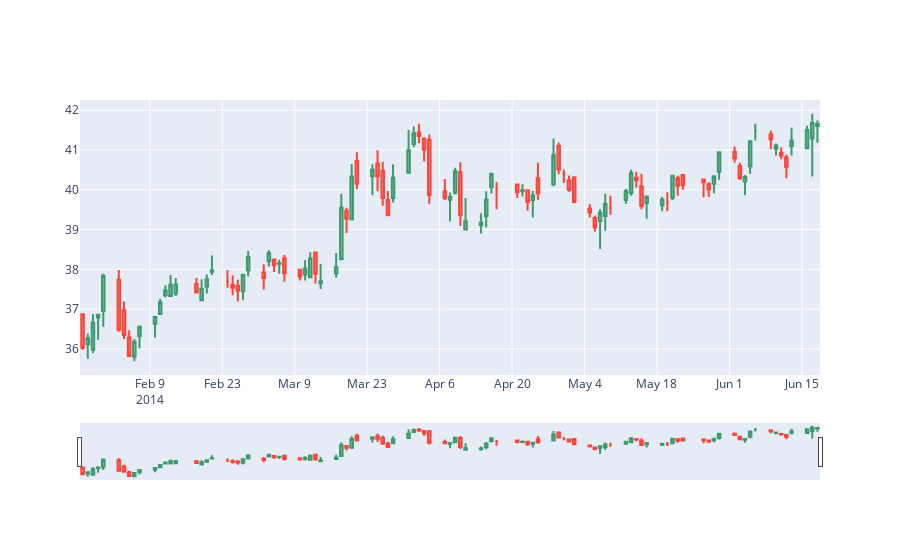

The notebook cell saved with this chart:
### Code cell
# Viewing short window
w_start = 100
w_size = 100
sd = msft[w_start:w_start+w_size]
fig = go.Figure(data = go.Candlestick(x=sd.index,
                                      open = sd['Open'],
                                      high = sd['High'],
                                     low = sd['Low'],
                                     close = sd['Close']))
fig.show()
